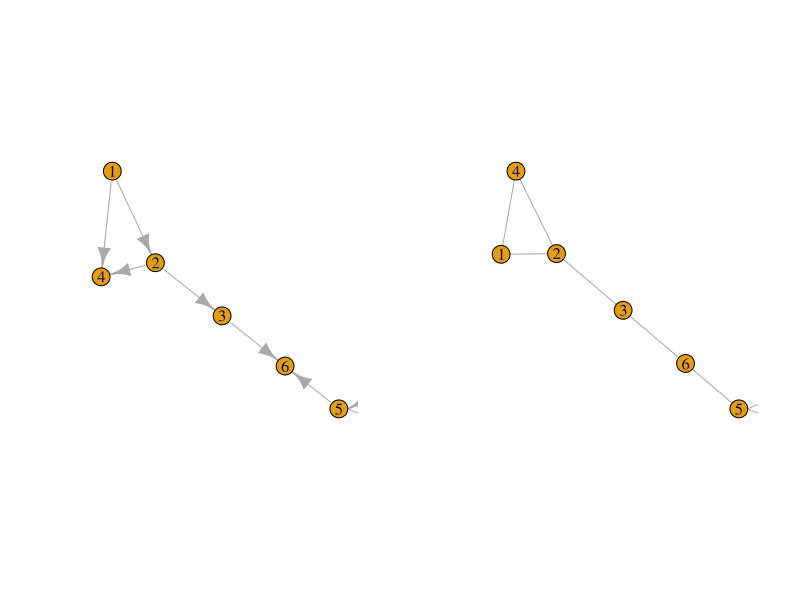
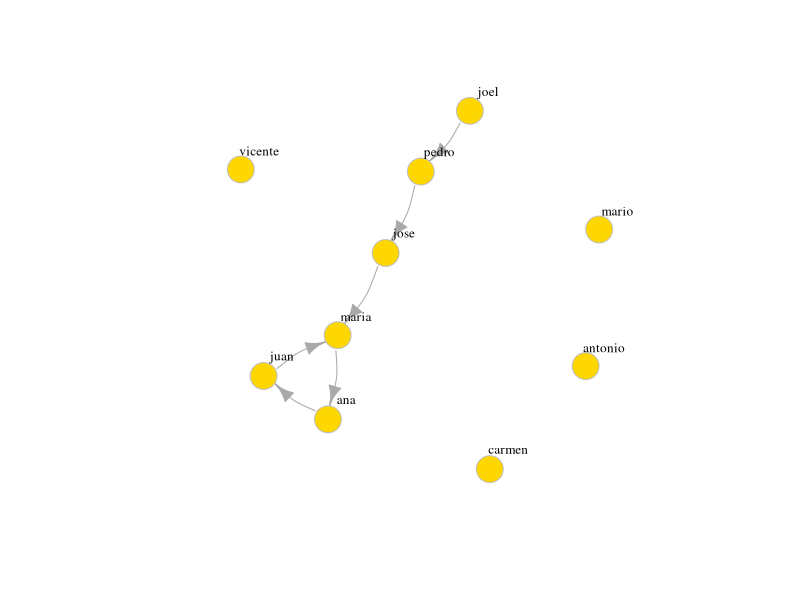

The R script that drew these images, in order:
#REDES
install.packages("igraph")
library(igraph)

g.dir <- graph(edges = c(1,2, 2,3, 2,4, 1,4, 5,5, 3,6, 5,6), n=6) # grafo dirigido
g.n.dir <- graph(edges = c(1,2, 2,3, 2,4, 1,4, 5,5, 3,6, 5,6), n=6, directed = F) # grafo no dirigido

par(mfrow=c(1,2))
plot(g.dir)
plot(g.n.dir)

g_isolated <- graph(c("juan", "maria",
                      "maria", "ana",
                      "ana", "juan",
                      "jose", "maria",
                      "pedro","jose",
                      "joel", "pedro"),
                    isolates = c("carmen", "antonio", "mario", "vicente"))

par(mfrow=c(1,1))
plot(g_isolated, edge.arrow.size=1, 
     vertex.color="gold", vertex.size=15,
     vertex.frame.color="gray",
     vertex.label.color = "black",
     vertex.label.cex = 0.8,
     vertex.label.dist =2,
     edge.curved=0.2)
